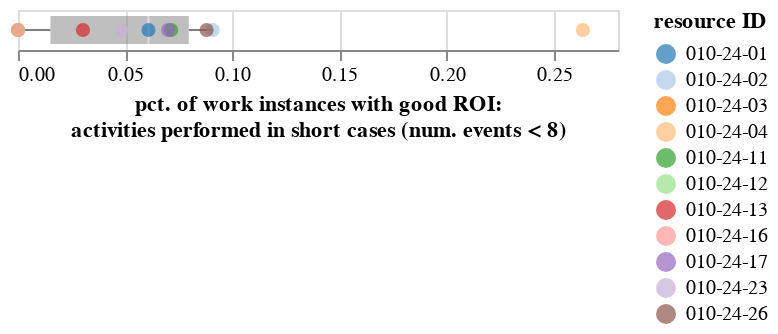

The notebook cell saved with this chart:
### Code cell
alt.layer(
    alt.Chart(res_workload).mark_boxplot(outliers={'size': 0}).encode(
        x=alt.X('normalized_workload_specific:Q').title(['pct. of work instances with good ROI:', 'activities performed in short cases (num. events < 8)']),
        color=alt.value('grey'),
        opacity=alt.value(0.5)
    ),
    alt.Chart(res_workload).mark_circle(size=50).encode(
        x=alt.X('normalized_workload_specific:Q').title(['pct. of work instances with good ROI:', 'activities performed in short cases (num. events < 8)']),
        color=alt.Color('resource:N').scale(scheme='category20').title('resource ID'),
        tooltip=['resource', 'workload_specific']
    )
)

### Figure 1 — Vega specification as saved in the notebook (floating-point values rounded to 4 significant figures)
{"$schema": "https://vega.github.io/schema/vega/v5.json", "data": [{"name": "source_0"}, {"name": "data_0"}, {"name": "data_1", "values": [{"normalized_workload_specific": 0.2636}]}, {"name": "data_2"}, {"name": "data_3", "values": [{"lower_box_normalized_workload_specific": 0.01515, "lower_whisker_normalized_workload_specific": 0.0, "upper_whisker_normalized_workload_specific": 0.09091}]}, {"name": "data_4", "values": [{"lower_whisker_normalized_workload_specific": 0.0, "upper_box_normalized_workload_specific": 0.07972, "upper_whisker_normalized_workload_specific": 0.09091}]}, {"name": "data_5"}, {"name": "data_6", "values": [{"lower_box_normalized_workload_specific": 0.01515, "max_normalized_workload_specific": 0.2636, "mid_box_normalized_workload_specific": 0.06087, "min_normalized_workload_specific": 0.0, "upper_box_normalized_workload_specific": 0.07972}]}, {"name": "data_7", "values": [{"lower_box_normalized_workload_specific": 0.01515, "max_normalized_workload_specific": 0.2636, "mid_box_normalized_workload_specific": 0.06087, "min_normalized_workload_specific": 0.0, "upper_box_normalized_workload_specific": 0.07972}]}, {"name": "data_8", "values": [{"normalized_workload_specific": 0.06087, "resource": "010-24-01", "workload_specific": 21}, {"normalized_workload_specific": 0.09091, "resource": "010-24-02", "workload_specific": 13}, {"normalized_workload_specific": 0.0, "resource": "010-24-03", "workload_specific": 0}, {"normalized_workload_specific": 0.2636, "resource": "010-24-04", "workload_specific": 29}, {"normalized_workload_specific": 0.07143, "resource": "010-24-11", "workload_specific": 1}, {"normalized_workload_specific": 0.0, "resource": "010-24-12", "workload_specific": 0}, {"normalized_workload_specific": 0.0303, "resource": "010-24-13", "workload_specific": 2}, {"normalized_workload_specific": 0.0, "resource": "010-24-16", "workload_specific": 0}, {"normalized_workload_specific": 0.07006, "resource": "010-24-17", "workload_specific": 11}, {"normalized_workload_specific": 0.04854, "resource": "010-24-23", "workload_specific": 10}, {"normalized_workload_specific": 0.08801, "resource": "010-24-26", "workload_specific": 47}]}, {"name": "data_8_color_domain_resource", "values": [{"resource": "010-24-01"}, {"resource": "010-24-02"}, {"resource": "010-24-03"}, {"resource": "010-24-04"}, {"resource": "010-24-11"}, {"resource": "010-24-12"}, {"resource": "010-24-13"}, {"resource": "010-24-16"}, {"resource": "010-24-17"}, {"resource": "010-24-23"}, {"resource": "010-24-26"}]}], "marks": [{"type": "symbol", "name": "layer_0_layer_0_layer_0_marks", "from": {"data": "data_1"}, "encode": {"update": {"y": {"signal": "height", "mult": 0.5}, "ariaRoleDescription": {"value": "point"}, "opacity": {"value": 0.5}, "description": {"signal": "\"pct. of work instances with good ROI:, activities performed in short cases (num. events < 8): \" + (format(datum[\"normalized_workload_specific\"], \"\"))"}, "fill": {"value": "transparent"}, "size": {"value": 0}, "x": {"field": "normalized_workload_specific", "scale": "x"}, "stroke": {"value": "grey"}}}, "style": ["point", "boxplot-outliers"]}, {"type": "rule", "name": "layer_0_layer_0_layer_1_layer_0_marks", "from": {"data": "data_3"}, "encode": {"update": {"y": {"signal": "height", "mult": 0.5}, "tooltip": {"signal": "{\"Upper Whisker of pct. of work instances with good ROI:,activities performed in short cases (num. events < 8)\": format(datum[\"upper_whisker_normalized_workload_specific\"], \"\"), \"Lower Whisker of pct. of work instances with good ROI:,activities performed in short cases (num. events < 8)\": format(datum[\"lower_whisker_normalized_workload_specific\"], \"\")}"}, "x2": {"field": "lower_box_normalized_workload_specific", "scale": "x"}, "opacity": {"value": 0.5}, "x": {"field": "lower_whisker_normalized_workload_specific", "scale": "x"}, "stroke": {"value": "black"}}}, "aria": false, "style": ["rule", "boxplot-rule"]}, {"type": "rule", "name": "layer_0_layer_0_layer_1_layer_1_marks", "from": {"data": "data_4"}, "encode": {"update": {"x": {"field": "upper_box_normalized_workload_specific", "scale": "x"}, "y": {"signal": "height", "mult": 0.5}, "opacity": {"value": 0.5}, "tooltip": {"signal": "{\"Upper Whisker of pct. of work instances with good ROI:,activities performed in short cases (num. events < 8)\": format(datum[\"upper_whisker_normalized_workload_specific\"], \"\"), \"Lower Whisker of pct. of work instances with good ROI:,activities performed in short cases (num. events < 8)\": format(datum[\"lower_whisker_normalized_workload_specific\"], \"\")}"}, "stroke": {"value": "black"}, "x2": {"field": "upper_whisker_normalized_workload_specific", "scale": "x"}}}, "style": ["rule", "boxplot-rule"], "aria": false}, {"type": "rect", "name": "layer_0_layer_1_layer_0_marks", "from": {"data": "data_6"}, "encode": {"update": {"fill": {"value": "grey"}, "ariaRoleDescription": {"value": "box"}, "opacity": {"value": 0.5}, "x2": {"field": "upper_box_normalized_workload_specific", "scale": "x"}, "x": {"field": "lower_box_normalized_workload_specific", "scale": "x"}, "description": {"signal": "\"pct. of work instances with good ROI:, activities performed in short cases (num. events < 8): \" + (format(datum[\"lower_box_normalized_workload_specific\"], \"\")) + \"; upper_box_normalized_workload_specific: \" + (format(datum[\"upper_box_normalized_workload_specific\"], \"\")) + \"; Max of pct. of work instances with good ROI:,activities performed in short cases (num. events < 8): \" + (format(datum[\"max_normalized_workload_specific\"], \"\")) + \"; Q3 of pct. of work instances with good ROI:,activities performed in short cases (num. events < 8): \" + (format(datum[\"upper_box_normalized_workload_specific\"], \"\")) + \"; Median of pct. of work instances with good ROI:,activities performed in short cases (num. events < 8): \" + (format(datum[\"mid_box_normalized_workload_specific\"], \"\")) + \"; Q1 of pct. of work instances with good ROI:,activities performed in short cases (num. events < 8): \" + (format(datum[\"lower_box_normalized_workload_specific\"], \"\")) + \"; Min of pct. of work instances with good ROI:,activities performed in short cases (num. events < 8): \" + (format(datum[\"min_normalized_workload_specific\"], \"\"))"}, "yc": {"signal": "height", "mult": 0.5}, "tooltip": {"signal": "{\"Max of pct. of work instances with good ROI:,activities performed in short cases (num. events < 8)\": format(datum[\"max_normalized_workload_specific\"], \"\"), \"Q3 of pct. of work instances with good ROI:,activities performed in short cases (num. events < 8)\": format(datum[\"upper_box_normalized_workload_specific\"], \"\"), \"Median of pct. of work instances with good ROI:,activities performed in short cases (num. events < 8)\": format(datum[\"mid_box_normalized_workload_specific\"], \"\"), \"Q1 of pct. of work instances with good ROI:,activities performed in short cases (num. events < 8)\": format(datum[\"lower_box_normalized_workload_specific\"], \"\"), \"Min of pct. of work instances with good ROI:,activities performed in short cases (num. events < 8)\": format(datum[\"min_normalized_workload_specific\"], \"\")}"}, "height": {"value": 14}}}, "style": ["bar", "boxplot-box"]}, {"type": "rect", "name": "layer_0_layer_1_layer_1_marks", "from": {"data": "data_7"}, "encode": {"update": {"height": {"value": 14}, "width": {"value": 1}, "xc": {"field": "mid_box_normalized_workload_specific", "scale": "x"}, "tooltip": {"signal": "{\"Max of pct. of work instances with good ROI:,activities performed in short cases (num. events < 8)\": format(datum[\"max_normalized_workload_specific\"], \"\"), \"Q3 of pct. of work instances with good ROI:,activities performed in short cases (num. events < 8)\": format(datum[\"upper_box_normalized_workload_specific\"], \"\"), \"Median of pct. of work instances with good ROI:,activities performed in short cases (num. events < 8)\": format(datum[\"mid_box_normalized_workload_specific\"], \"\"), \"Q1 of pct. of work instances with good ROI:,activities performed in short cases (num. events < 8)\": format(datum[\"lower_box_normalized_workload_specific\"], \"\"), \"Min of pct. of work instances with good ROI:,activities performed in short cases (num. events < 8)\": format(datum[\"min_normalized_workload_specific\"], \"\")}"}, "opacity": {"value": 0.5}, "fill": {"value": "white"}, "yc": {"signal": "height", "mult": 0.5}}}, "style": ["tick", "boxplot-median"], "aria": false}, {"type": "symbol", "name": "layer_1_marks", "from": {"data": "data_8"}, "encode": {"update": {"tooltip": {"signal": "{\"resource\": isValid(datum[\"resource\"]) ? datum[\"resource\"] : \"\"+datum[\"resource\"], \"workload_specific\": format(datum[\"workload_specific\"], \"\")}"}, "y": {"signal": "height", "mult": 0.5}, "opacity": {"value": 0.7}, "shape": {"value": "circle"}, "size": {"value": 50}, "x": {"field": "normalized_workload_specific", "scale": "x"}, "fill": {"field": "resource", "scale": "color"}, "ariaRoleDescription": {"value": "circle"}, "description": {"signal": "\"pct. of work instances with good ROI:, activities performed in short cases (num. events < 8): \" + (format(datum[\"normalized_workload_specific\"], \"\")) + \"; resource ID: \" + (isValid(datum[\"resource\"]) ? datum[\"resource\"] : \"\"+datum[\"resource\"]) + \"; resource: \" + (isValid(datum[\"resource\"]) ? datum[\"resource\"] : \"\"+datum[\"resource\"]) + \"; workload_specific: \" + (format(datum[\"workload_specific\"], \"\"))"}}}, "style": ["circle"]}], "scales": [{"name": "x", "type": "linear", "domain": {"fields": [{"data": "data_1", "field": "normalized_workload_specific"}, {"data": "data_3", "field": "lower_whisker_normalized_workload_specific"}, {"data": "data_3", "field": "lower_box_normalized_workload_specific"}, {"data": "data_4", "field": "upper_box_normalized_workload_specific"}, {"data": "data_4", "field": "upper_whisker_normalized_workload_specific"}, {"data": "data_6", "field": "lower_box_normalized_workload_specific"}, {"data": "data_6", "field": "upper_box_normalized_workload_specific"}, {"data": "data_7", "field": "mid_box_normalized_workload_specific"}, {"data": "data_8", "field": "normalized_workload_specific"}]}, "range": [0, {"signal": "width"}], "zero": true, "nice": true}, {"name": "color", "type": "ordinal", "domain": {"data": "data_8_color_domain_resource", "field": "resource", "sort": true}, "range": {"scheme": "category20"}}], "axes": [{"scale": "x", "orient": "bottom", "domain": false, "labels": false, "minExtent": 0, "grid": true, "aria": false, "ticks": false, "maxExtent": 0, "zindex": 0, "tickCount": {"signal": "ceil(width/40)"}}, {"scale": "x", "labelOverlap": true, "orient": "bottom", "grid": false, "title": ["pct. of work instances with good ROI:", "activities performed in short cases (num. events < 8)"], "zindex": 0, "tickCount": {"signal": "ceil(width/40)"}, "labelFlush": true}], "background": "white", "height": 20, "legends": [{"title": "resource ID", "fill": "color", "symbolType": "circle", "encode": {"symbols": {"update": {"opacity": {"value": 0.7}}}}}], "padding": 5, "width": 300, "style": "cell"}
